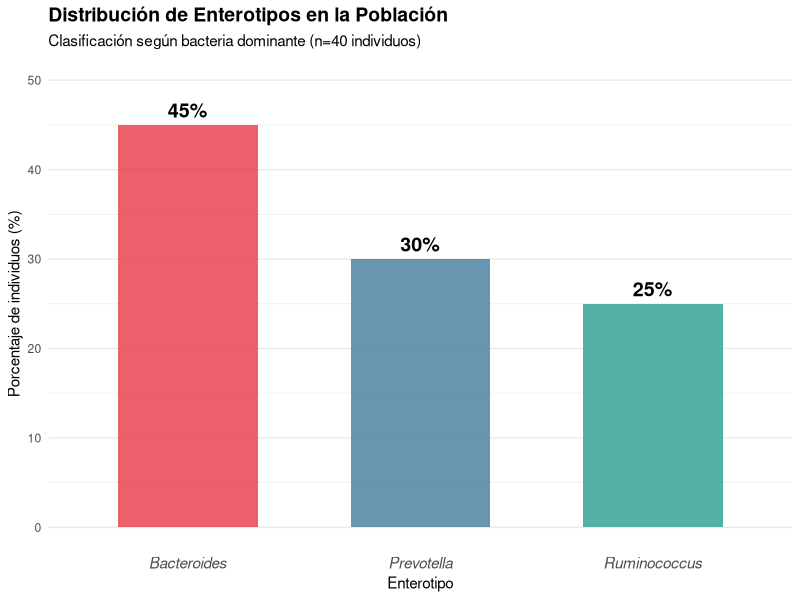
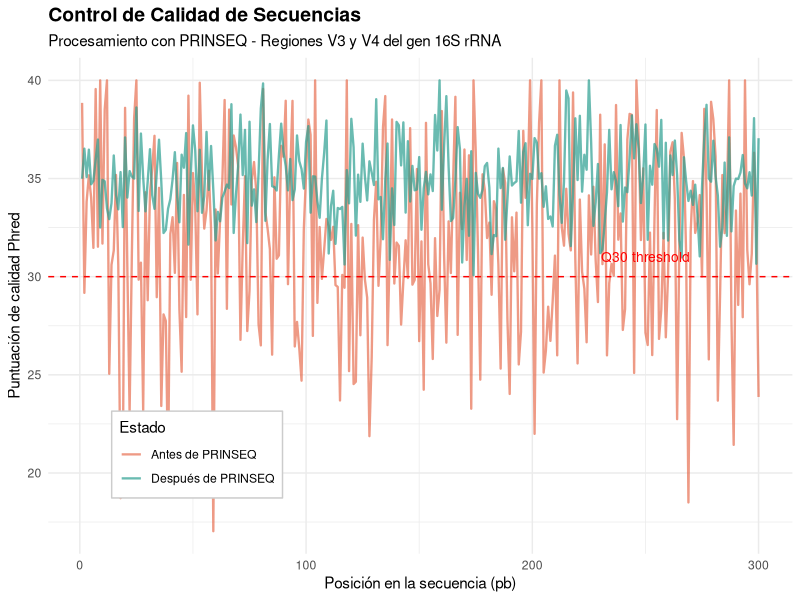

The R source for these figures, in order:

# Cargar librerías
library(ggplot2)
library(dplyr)

# Configurar tema
theme_set(theme_minimal())

# GRÁFICO 1: Enterotipos Dominantes

# Datos: Los tres enterotipos principales mencionados en el documento
enterotipos <- data.frame(
  tipo = c("Bacteroides", "Prevotella", "Ruminococcus"),
  porcentaje = c(45, 30, 25),
  n_individuos = c(18, 12, 10)
)

# Gráfico de barras
p1 <- ggplot(enterotipos, aes(x = tipo, y = porcentaje, fill = tipo)) +
  geom_bar(stat = "identity", width = 0.6, alpha = 0.8) +
  geom_text(aes(label = paste0(porcentaje, "%")), 
            vjust = -0.5, size = 5, fontface = "bold") +
  labs(
    title = "Distribución de Enterotipos en la Población",
    subtitle = "Clasificación según bacteria dominante (n=40 individuos)",
    x = "Enterotipo",
    y = "Porcentaje de individuos (%)"
  ) +
  scale_fill_manual(values = c("#E63946", "#457B9D", "#2A9D8F")) +
  ylim(0, 50) +
  theme(
    legend.position = "none",
    plot.title = element_text(face = "bold", size = 14),
    axis.text.x = element_text(size = 11, face = "italic"),
    panel.grid.major.x = element_blank()
  )

print(p1)


# GRÁFICO 2: Calidad de Secuenciación (PRINSEQ)
# Simular datos de calidad de secuencias antes y después de PRINSEQ
set.seed(42)
calidad_datos <- data.frame(
  posicion = rep(1:300, 2),
  calidad = c(
    # Antes de PRINSEQ
    rnorm(300, mean = 32, sd = 5),
    # Después de PRINSEQ
    rnorm(300, mean = 35, sd = 2)
  ),
  estado = rep(c("Antes de PRINSEQ", "Después de PRINSEQ"), each = 300)
)

# Limitar calidad entre 0 y 40
calidad_datos$calidad <- pmax(0, pmin(40, calidad_datos$calidad))

p2 <- ggplot(calidad_datos, aes(x = posicion, y = calidad, color = estado)) +
  geom_line(size = 0.8, alpha = 0.7) +
  geom_hline(yintercept = 30, linetype = "dashed", color = "red", size = 0.5) +
  annotate("text", x = 250, y = 31, label = "Q30 threshold", 
           color = "red", size = 3.5) +
  labs(
    title = "Control de Calidad de Secuencias",
    subtitle = "Procesamiento con PRINSEQ - Regiones V3 y V4 del gen 16S rRNA",
    x = "Posición en la secuencia (pb)",
    y = "Puntuación de calidad Phred",
    color = "Estado"
  ) +
  scale_color_manual(values = c("Antes de PRINSEQ" = "#E76F51", 
                                "Después de PRINSEQ" = "#2A9D8F")) +
  theme(
    legend.position = c(0.2, 0.2),
    legend.background = element_rect(fill = "white", color = "gray80"),
    plot.title = element_text(face = "bold", size = 14)
  )

print(p2)
